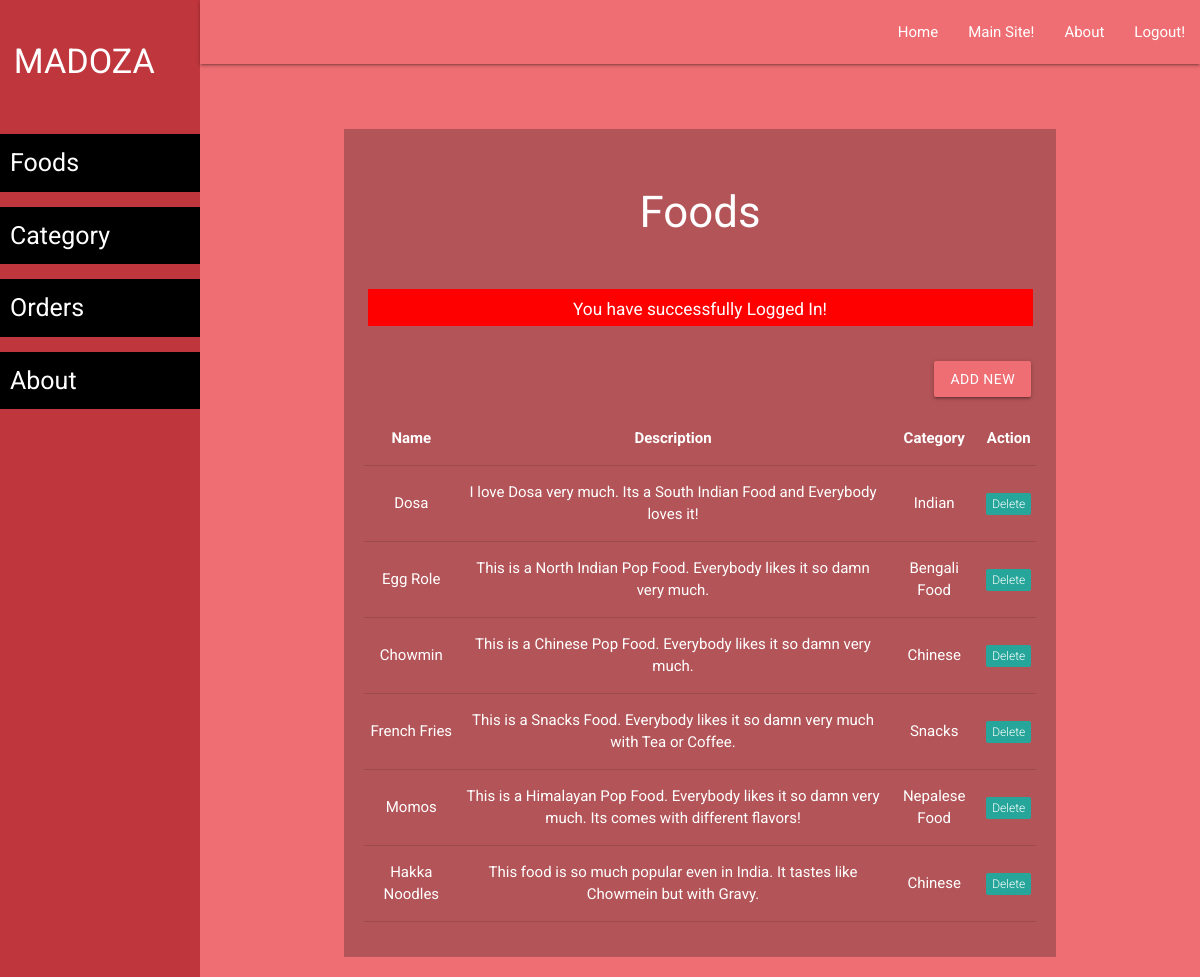
The app's page /admin/food-list.php (signed in) with its own data.
### tables this page shows
CREATE TABLE `food` (
  `id` int(11) NOT NULL,
  `cat_id` int(10) NOT NULL,
  `fname` varchar(50) NOT NULL,
  `description` varchar(250) NOT NULL
);

CREATE TABLE `categories` (
  `id` int(11) NOT NULL,
  `name` varchar(250) NOT NULL,
  `short_desc` varchar(250) NOT NULL,
  `long_desc` varchar(500) NOT NULL
);

### admin/food-list.php (the view, shortened to what this page needs)
<?php require('layout/header.php'); ?>
<?php require('layout/left-sidebar-long.php'); ?>
<?php require('layout/topnav.php'); ?>
<?php require('layout/left-sidebar-short.php'); ?>
<?php
require('../backends/connection-pdo.php');
$sql = 'SELECT food.id, food.fname, food.description, categories.name
        FROM food
        LEFT JOIN categories
        ON food.cat_id = categories.id';
$query  = $pdoconn->prepare($sql);
$query->execute();
$arr_all = $query->fetchAll(PDO::FETCH_ASSOC);
?>
<div class="section white-text" style="background: #B35458;">
	<div class="section">
		<h3>Foods</h3>
	</div>
  <?php
    if (isset($_SESSION['msg'])) {
        echo '<div class="section center" style="margin: 5px 35px;"><div class="row" style="background: red; color: white;">
        <div class="col s12">
            <h6>'.$_SESSION['msg'].'</h6>
            </div>
        </div></div>';
    }
    ?>
	<div class="section right" style="padding: 15px 25px;">
		<a href="food-add.php" class="waves-effect waves-light btn">Add New</a>
	</div>
	<div class="section center" style="padding: 20px;">
		<table class="centered responsive-table">
        <thead>
          <tr>
              <th>Name</th>
              <th>Description</th>
              <th>Category</th>
              <th>Action</th>
          </tr>
        </thead>
        <tbody>
          <?php
            foreach ($arr_all as $key) {
          ?>
          <tr>
            <td><?php echo $key['fname']; ?></td>
            <td><?php echo $key['description']; ?></td>
            <td><?php echo $key['name']; ?></td>
            <td><a href="../backends/admin/food-delete.php?id=<?php echo $key['id']; ?>"><span class="new badge" data-badge-caption="">Delete</span></a></td>
          </tr>
          <?php } ?>
        </tbody>
      </table>
	</div>
</div>
<?php require('layout/footer.php'); ?>

### css/form-style.css (style rules this page uses)
body { background: #ee6e73; font-family: "Roboto", sans-serif; -webkit-font-smoothing: antialiased; -moz-osx-font-smoothing: grayscale; }
.btn, .btn:active, .btn:hover { background: #ee6e73 !important; width: 100%; }
.row { margin-bottom: 0 !important; }
.col { padding: 0 !important; }

### records on screen
food: fname "Dosa", description "I love Dosa very much. Its a South Indian Food and Everybody loves it!", categories.name "Indian"
food: fname "Egg Role", description "This is a North Indian Pop Food. Everybody likes it so damn very much.", categories.name "Bengali Food"
food: fname "Chowmin", description "This is a Chinese Pop Food. Everybody likes it so damn very much.", categories.name "Chinese"
food: fname "French Fries", description "This is a Snacks Food. Everybody likes it so damn very much with Tea or Coffee.", categories.name "Snacks"
food: fname "Momos", description "This is a Himalayan Pop Food. Everybody likes it so damn very much. Its comes with different flavors!", categories.name "Nepalese Food"
food: fname "Hakka Noodles", description "This food is so much popular even in India. It tastes like Chowmein but with Gravy.", categories.name "Chinese"

### other values on screen
$_SESSION['msg'] "You have successfully Logged In!"
